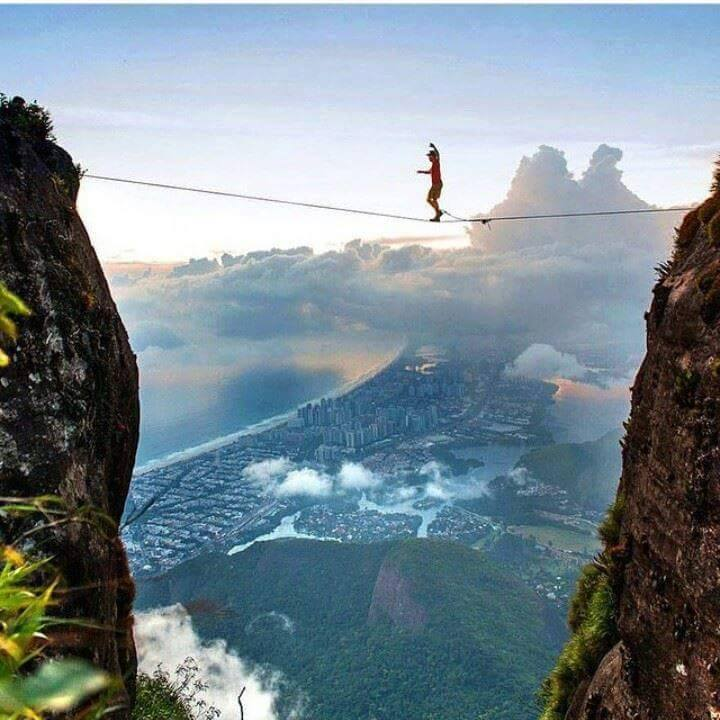
%> input picture iii.jpg, 720 x 720 px
$ octave --eval "skalalama;"   (GNU Octave 9; MATLAB toolbox functions it lacks are replaced by stand-ins)
%> lines starting %> are read from the running program, lines starting %| are printed output that depends on the picture; in (x1, y1, x2, y2) boxes, pixels count from 0 and x2, y2 are one past the last pixel; in counts of white or black regions, pixels touching at a corner belong together; the program's own positions count from 1
function [ ] = skalalama( )
% Ömer Faruk KOÇ
% 29.Aralýk.2015


%Iin = imread('C:\Users\omerf\Desktop\Farmers.jpg');   %resmi aldýk

Iin = imread('iii.jpg');   %resmi aldýk
%> Iin is the input picture: size 720x720x3 uint8; mean R, G, B 120, 135.4, 144.3
Iin=im2double(Iin);
%> Iin: size 720x720x3 double

Iout=Iin*2;

%Görüntüdeki pixel deðerlerini 2ile çarparak artýrdýk
%Bu yüzden 255 ten büyük deðerler oluþtu
%Düzeltmek için Skalalama yapýyoruz


IoutMin=min(min(Iout));     %yeni görüntüdeki min px deðeri
%> IoutMin = [0 0 0]
IoutNew=Iout+IoutMin(:,:,3);    %görüntü ile min deðerini topladýk
IoutNewMax=max(max(IoutNew));   %bu yeni görüntünün max'ýný bulduk
%> IoutNewMax = [2 2 2]
IoutNewNew=IoutNew*(255/IoutNewMax(:,:,3));    %255/max yaptýk


figure,
subplot(2,2,1),imshow(Iin), title('Orjinal Görüntü');
subplot(2,2,2),imshow(Iout), title('2y Bölünerek Px Deðerleri <0 olan Görüntü');
%> after `imshow(Iout)`:
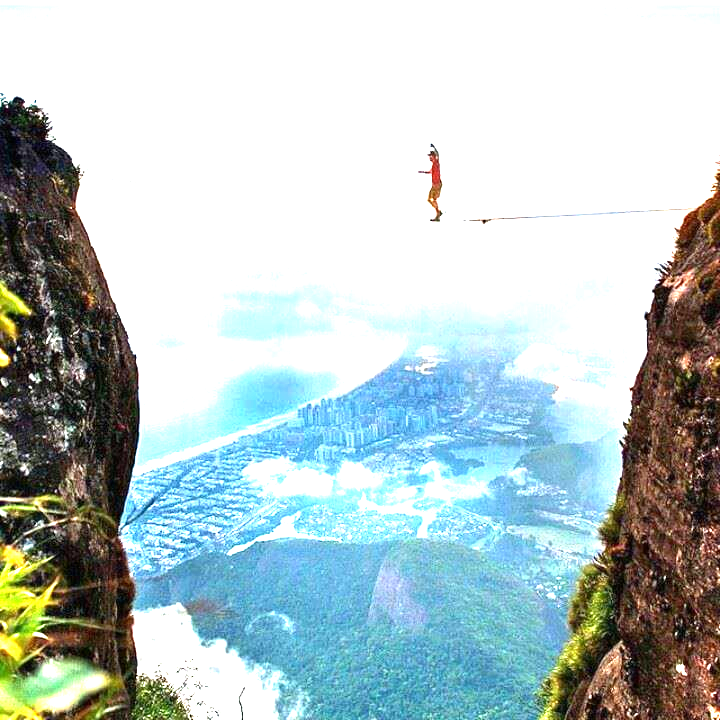
%> displayed picture: size 720x720x3, on the screen's scale of 0 to 255; mean R, G, B 182.7, 198.8, 199.6
subplot(2,2,3),imshow(IoutNew), title('Min Deðeri Eklenmiþ Görüntü');
subplot(2,2,4),imshow(IoutNewNew), title('Skalalanmýþ Görüntü');
%> after `imshow(IoutNewNew)`:
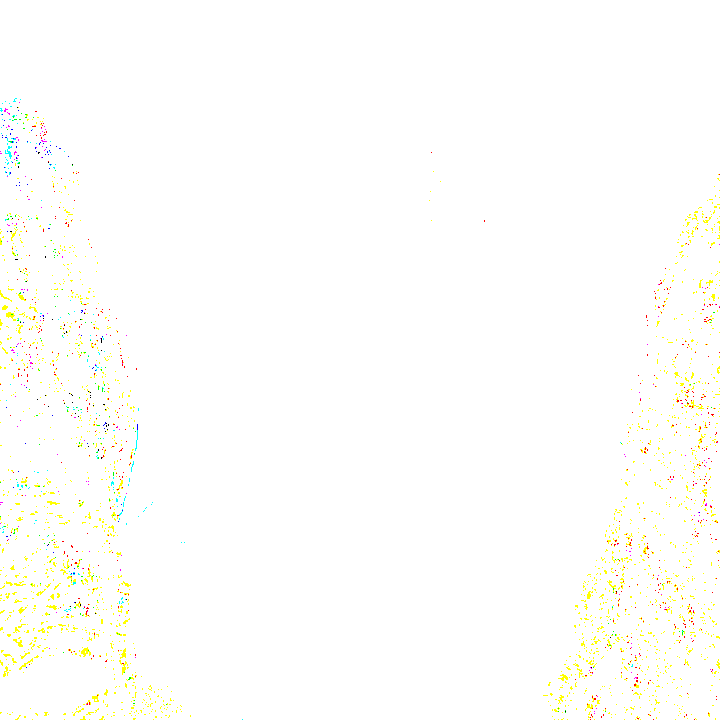
%> displayed picture: size 720x720x3, on the screen's scale of 0 to 255; mean R, G, B 254.6, 254.5, 251.6

% [5 lines of commented-out code are left out]


end

$ run again, with ay2.jpg copied over iii.jpg
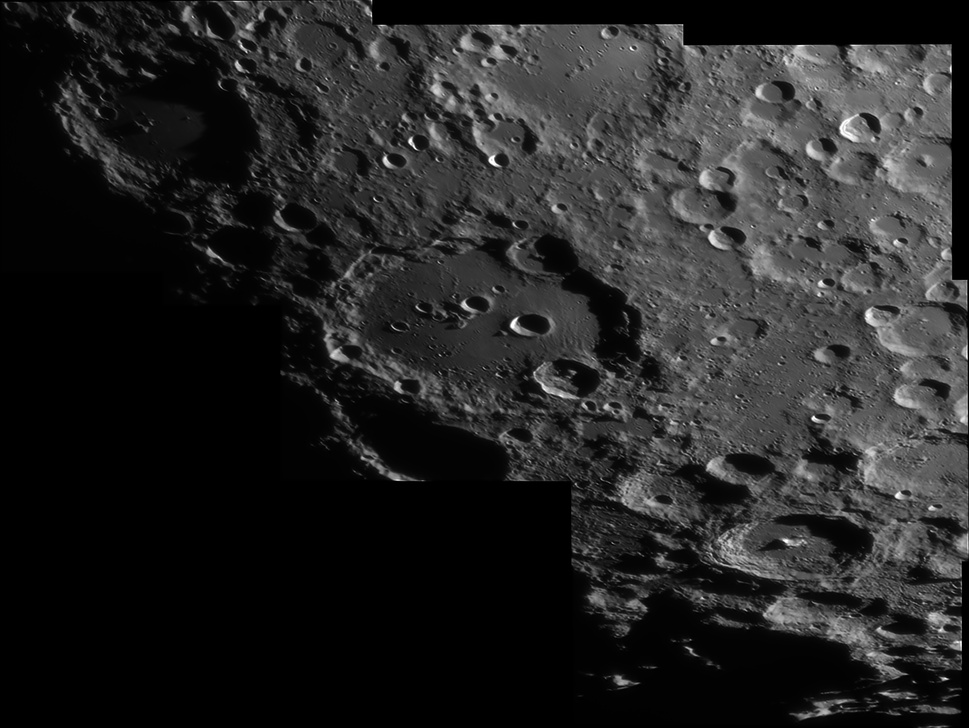
%> input picture ay2.jpg, 969 x 728 px, shrunk from 3014 x 2265 before the run
%> in skalalama, Iin is the input picture: size 728x969x3 uint8; min 0, max 255, mean 37.2
%> Iin: size 728x969x3 double
%> IoutMin = [0 0 0]
%> IoutNewMax = [2 2 2]
%> in skalalama, `imshow(IoutNewNew)`:
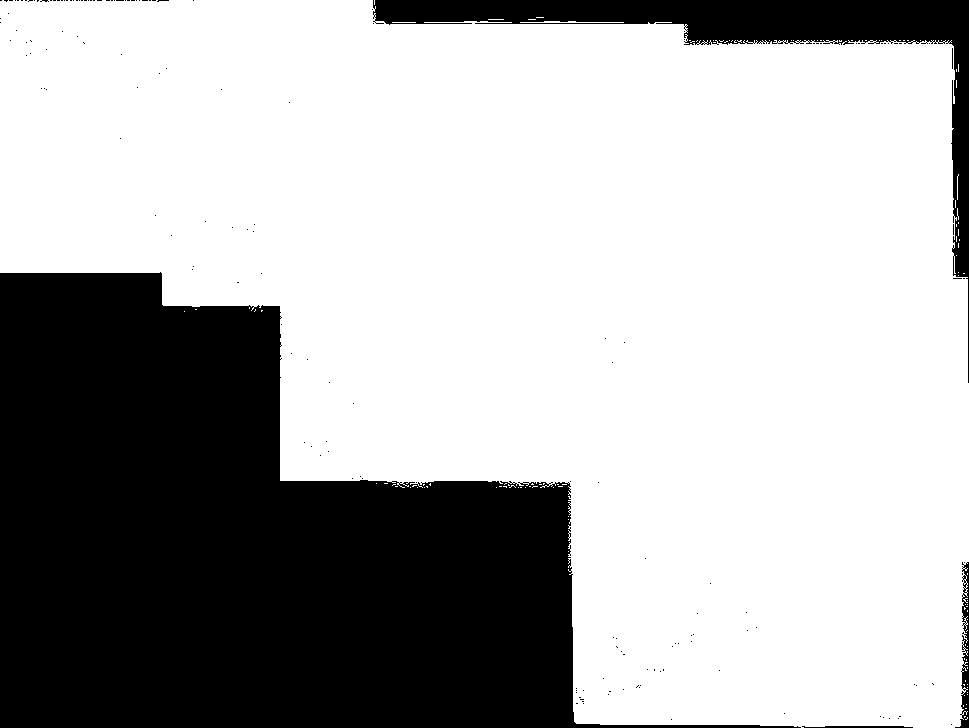
%> displayed picture: size 728x969x3, on the screen's scale of 0 to 255; 68.8% white; 168 black regions (163 under 20 px), largest, box (x1, y1, x2, y2) and area: (0, 272, 801, 728) 195863, (373, 0, 969, 383) 22816, (955, 562, 969, 728) 870, (802, 726, 913, 728) 191, (952, 48, 953, 69) 21
%> `skalalama;`:
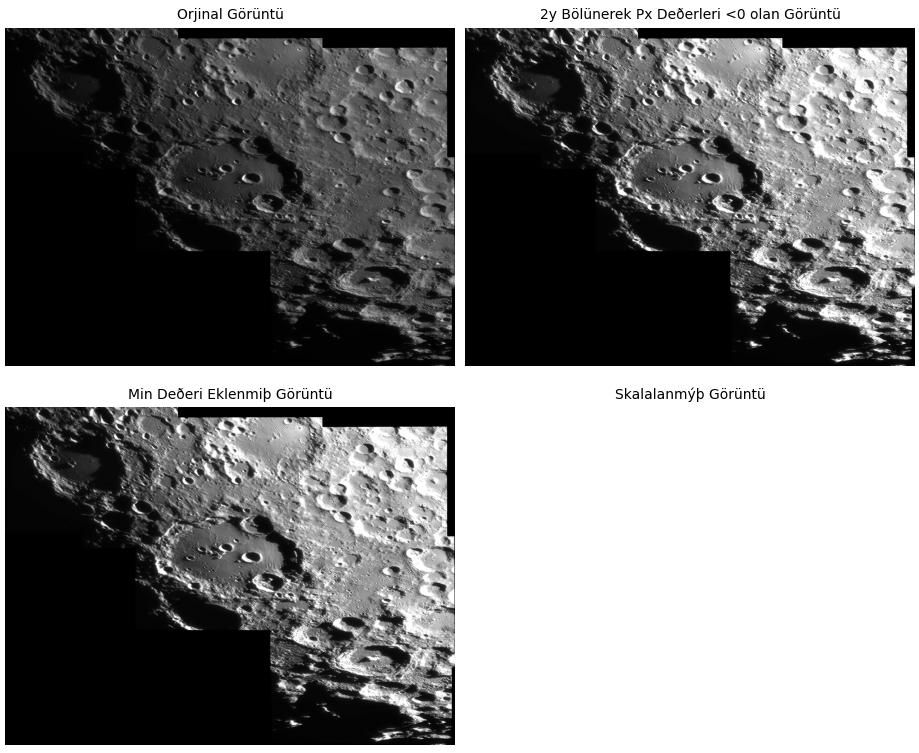
%> figure redrawn from the program's plot data, 4 panels
